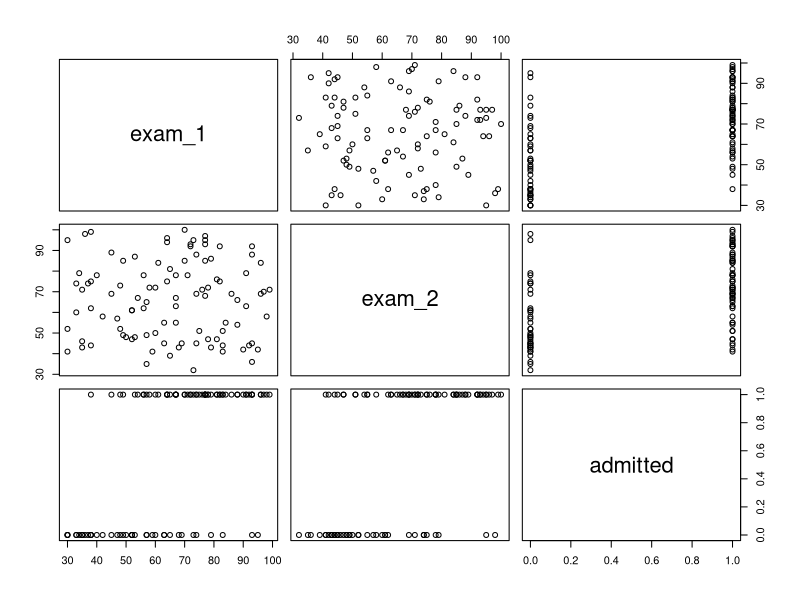
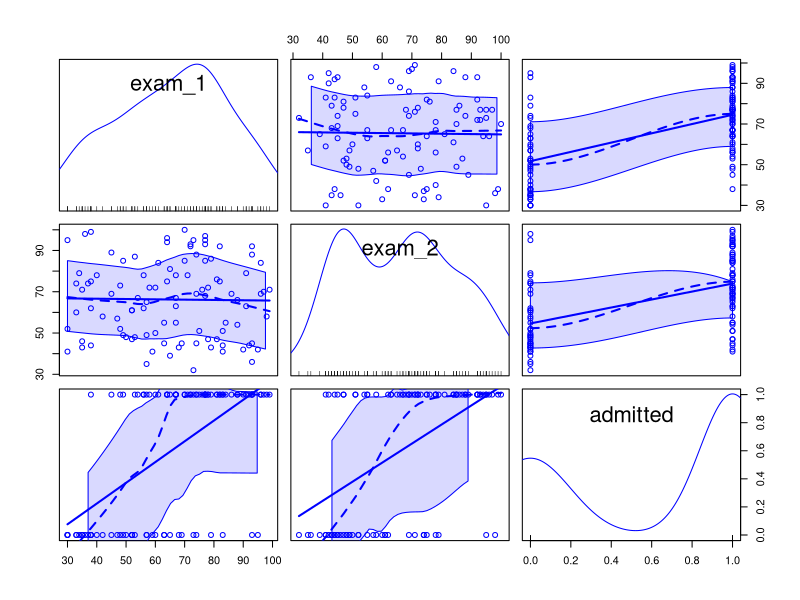
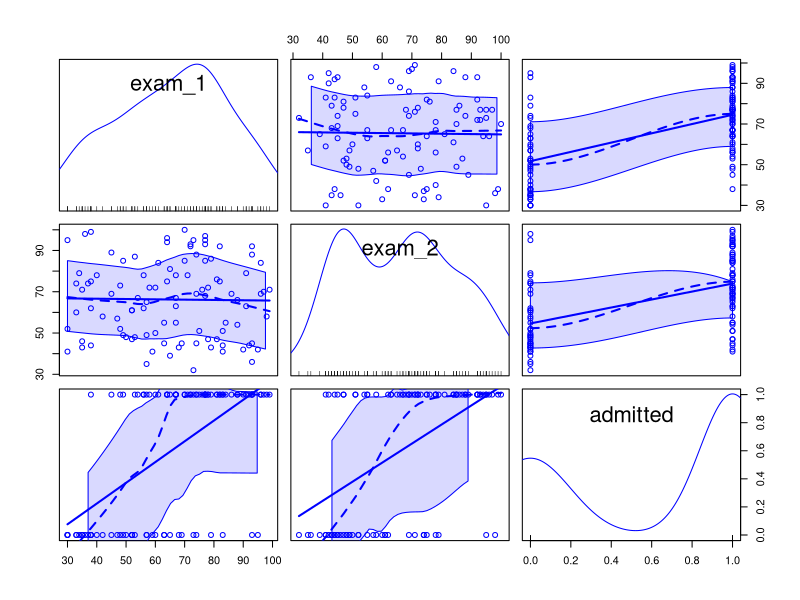
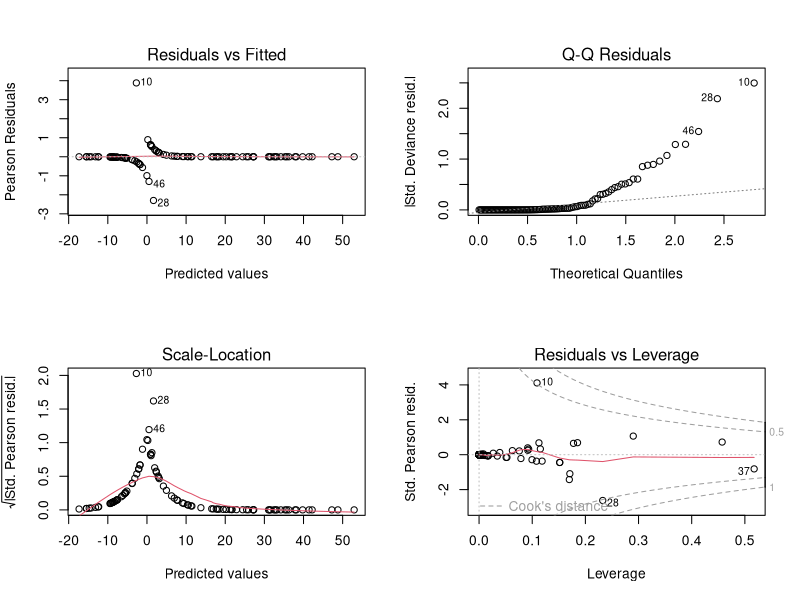
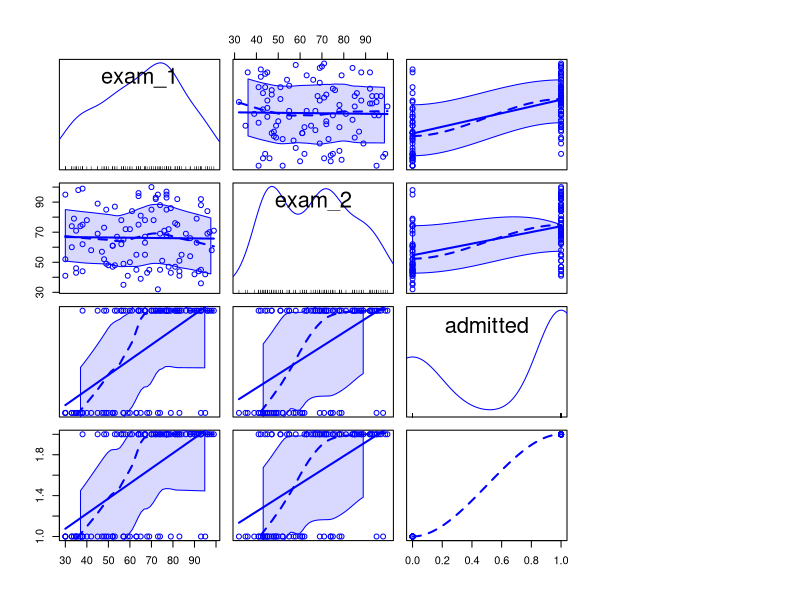

Source code (R) for these figures, in order: (Note: this script raises an error after producing the figures.)
library(car)
exam <- read.csv("data/exams.csv", header = TRUE)
summary(exam)
str(exam)
plot(exam)
scatterplotMatrix(exam)
scatterplotMatrix(exam, diagonal='histogram')

exam$admittedFactor <- factor(exam$admitted,
                           levels=c(0,1),
                           labels=c("No","Yes"))
####################################################################################
# Logistic model
exam.glm1<-glm(admitted~exam_1+exam_2+exam_1:exam_2,
              family=binomial(link="logit"),data = exam)
exam.glm2<-glm(admitted~exam_1+exam_2,
               family=binomial(link="logit"), data = exam)

oldp = par()$mfrow; par(mfrow=c(2,2))
plot(exam.glm1); par(mfrow=oldp)

summary(exam.glm1)
anova(exam.glm2, exam.glm1, test="Chisq") #List of models from simpler to more complex

# (a) Test the significance of the model overall and of each parameter in the model
# above. Test all these using α = 0.01.


# we can perfom a chi-squared test on the difference between
# the null deviance and the model deviance, 
# taking into account the difference in the numbers of
# degrees of freedom. The easiest way to do this in R is:
with(exam.glm1, pchisq(null.deviance - deviance,
                       df.null - df.residual, lower.tail = FALSE))

# Test
anova(exam.glm1, test="Chisq")

# Significance/interpretation of the parameters
exp(coef(exam.glm2))

# Relationships
spm(exam)

# Confidence interval on the coefficients
confint(exam.glm1)


# (e) For your final model, examine the residual plots to see whether 
# the assumptions of the model were satisfied. Comment on any problems.

# Residuals
plot(fitted(exam.glm1), resid(exam.glm1), col="blue",
     main="Residuals vs Fitted values", 
     xlab="Fitted values", ylab="Residuals")
points(fitted(exam.glm2), resid(exam.glm2), col="red")
legend("topright", c("glm-1","glm-2"), col=c("blue","red"), pch=1)

plot(resid(exam.glm1, type="dev"), main="Deviance residuals",
     xlab="Index", ylab="Deviance residual")

# Using both the original and the new model, predict
# the probability of a getting an upper second degree (or higher) with marks of 62
# in both exams.
score <- 62
predict(exam.glm1, data.frame(exam_1=score, exam_2=score), type="response")
predict(exam.glm2, data.frame(exam_1=score, exam_2=score), type="response")


# Plot to try to inffer the correct answer
plot(exam$exam_1,exam$exam_2,col=c("red","blue")[exam$admitted2],
     main="First class degree based in two exams",
     xlab="Exam 1", ylab="Exam 2")
points(62,62, pch=23, bg="green")

# (c) Compare the PRESS statistics for your original and new model. Interpret these
# statistics.

X <- cbind(1,exam$exam_1,exam$exam_2) # Design matrix (1:intercept)
H <- X %*% solve(t(X) %*% X) %*% t(X)
DiagH <- diag(H)

# Model 1 (wrong)
# predictedResiduals1 <- exam.glm1$residuals*(1/(1-DiagH))
# (RSS1 <-sum(exam.glm1$residuals^2))
# (PRESS1 <- sum(predictedResiduals1^2))
# https://stevencarlislewalker.wordpress.com/2013/06/18/calculating-the-press-statistic-in-r/
predictedResiduals1 <- resid(exam.glm1)/(1-lm.influence(exam.glm1)$hat)
(RSS1 <- sum(resid(exam.glm1)^2))
(PRESS1 <- sum(predictedResiduals1^2))

# Model 2 (correct)
# predictedResiduals2 <- exam.glm2$residuals*(1/(1-DiagH))
# PRESS2 <- sum(predictedResiduals2^2)
# RSS2 <-sum(exam.glm2$residuals^2)
# These results are not what I expected!
predictedResiduals2 <- resid(exam.glm2)/(1-lm.influence(exam.glm2)$hat)
(RSS2 <- sum(resid(exam.glm2)^2))
(PRESS2 <- sum(predictedResiduals2^2))

# # There seems to be an outlayer, that is causing trouble
# exam2 = exam[!(exam$exam_1==30&exam$exam_2==95),]
# X2 <- cbind(1,exam2$exam_1,exam2$exam_2) # Design matrix (1:intercept)
# H2 <- X2 %*% solve(t(X2) %*% X2) %*% t(X2)
# DiagH2 <- diag(H2)
# exam.glm3<-glm(admitted~exam_1+exam_2,
#                family=binomial(link="logit"), 
#                data = exam2)
# predictedResiduals3 <- residuals(exam.glm3)*(1/(1-DiagH2))
# RSS3 <-sum(exam.glm3$residuals^2)
# PRESS3 <- sum(predictedResiduals3^2)

# ANOVA
anova(exam.glm2, exam.glm1, test="Chisq")
anova(exam.glm1, exam.glm2, test="Chisq")
# The nonsignificant chi-square value (p = 0.21) suggests that the reduced model with
# four predictors fits as well as the full model with nine predictors, reinforcing your
# belief that gender, children, education, and occupation don’t add significantly to the
# prediction above and beyond the other variables in the equation. Therefore, you can
# base your interpretations on the simpler model.



# (d) Use the model deviances to make an appropriate statistical test of whether the
# original or new model fits significantly better.
1-pchisq(exam.glm2$deviance-exam.glm1$deviance,
         exam.glm2$df.residual-exam.glm1$df.residual)
1-pchisq(exam.glm1$deviance-exam.glm2$deviance,
         exam.glm1$df.residual-exam.glm2$df.residual)
anova(exam.glm2, exam.glm1, test="Chisq")

# Manual check of Classification
a <- predict(exam.glm1, exam[,c(1,2)], type="response")
b <- predict(exam.glm2, exam[,c(1,2)], type="response")
classification = exam[,c(1,2,3)]
classification$model1 = factor(a > .5, levels=c(FALSE, TRUE),
                               labels=c("NO", "YES"))
classification$model2 = factor(b > .5, levels=c(FALSE, TRUE),
                               labels=c("NO", "YES"))

(logit.perf1 <- table(exam$admitted2, classification$model1,
                     dnn=c("Actual", "Predicted")))
(logit.perf2 <- table(exam$admitted2, classification$model2,
                     dnn=c("Actual", "Predicted")))


# (e) For your final model, examine the residual plots to see whether the assumptions
# of the model were satisfied. Comment on any problems.
oldp = par()$mfrow; par(mfrow=c(2,2)) 
plot(exam.glm1); par(mfrow=oldp)

plot(residuals(exam.glm1))
plot(fitted(exam.glm1), residuals(exam.glm1))
hist(residuals(exam.glm1))

plot(log(predict(exam.glm1)), residuals(exam.glm1, type="deviance"))
abline(h=0, lty=2)
qqnorm(residuals(exam.glm1, type="deviance"))
qqline(residuals(exam.glm1, type="deviance"))
